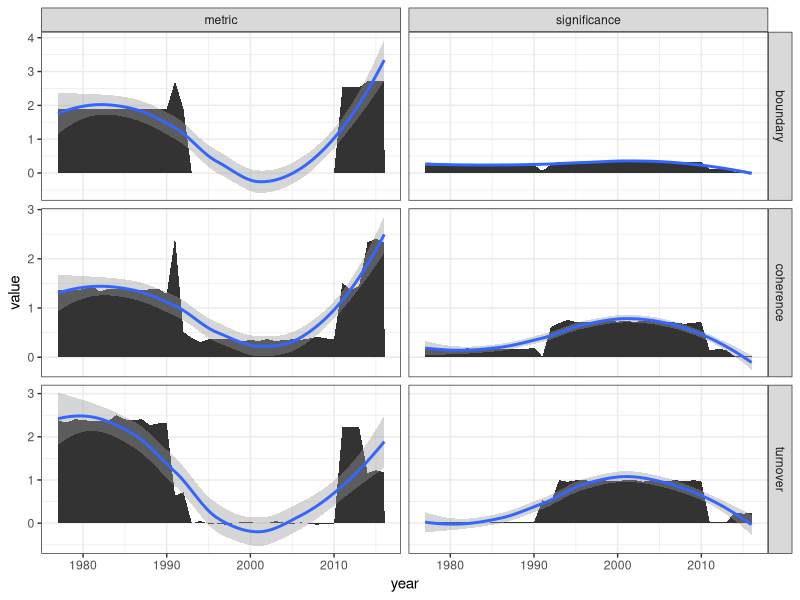
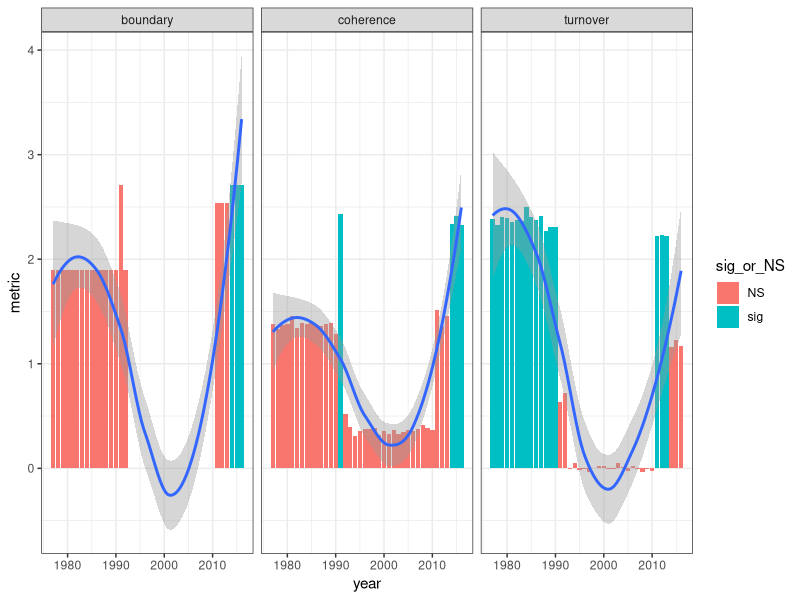
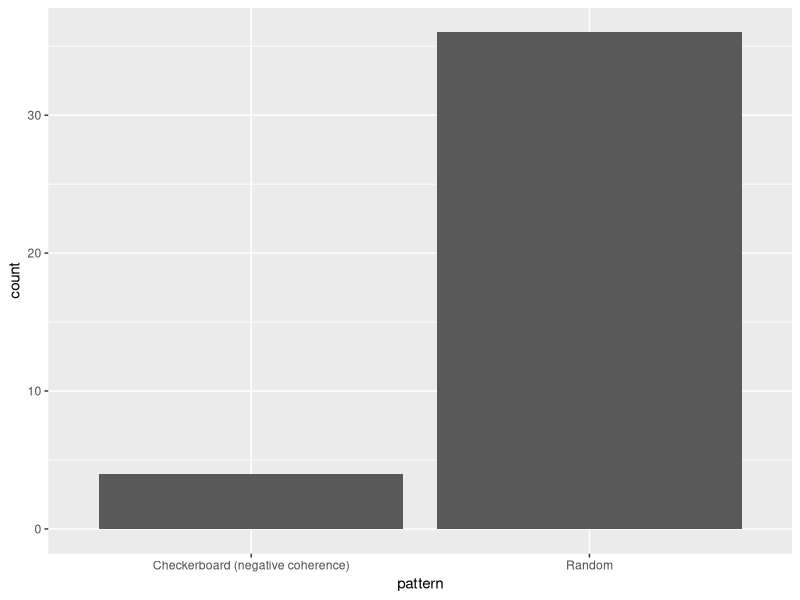

Recreate these plots in R, in order.
# generating graphs
# 2/14/2017

# LIBRARIES

library(tidyr)
library(ggplot2)

# DATA

meta <- read.csv("data/metacom_full.csv", header = TRUE)
meta1 <- read.csv("data/metacom_year_full_function.csv", header = TRUE)
meta2 <- read.csv("data/metacom_year_long_function.csv", header = TRUE)

# PLOTS

# plot of metrics and significance

meta_df <- meta2[,-c(1,9)]
meta_df <- gather(meta_df, 2:7, key = metric, value = value)

meta_df$metric_type <- meta_df$metric
for (i in 1:length(meta_df$metric)) {
  # add column designating value as coherence, tolerance, or boundary
  if (meta_df$metric[i] %in% c('coherence_z', 'coherence_pvalue')) {
    meta_df$metric_type[i] = 'coherence'
  } else if (meta_df$metric[i] %in% c('turnover_z', 'turnover_pvalue')) {
    meta_df$metric_type[i] = 'turnover'
  } else {
    meta_df$metric_type[i] = 'boundary'
  }
}

meta_df$significance <- meta_df$metric
for (i in 1:length(meta_df$metric)) {
  # add column desginating whether value in metric or significance value
  if (meta_df$metric[i] %in% c('coherence_z', 'turnover_z', 'boundary_index')) {
    meta_df$significance[i] = 'metric'
  } else {
    meta_df$significance[i] = 'significance'
  }
}

ggplot(meta_df, aes(x = year, y = value)) +
  geom_area() +
  geom_smooth(method = "loess") +
  facet_grid(metric_type ~ significance, scales = "free") +
  theme_bw()

# plot metrics, including significance as color

meta_df2 <- spread(meta_df[,-2], key = significance, value = value)

meta_df2$sig_or_NS <- NA
for (i in 1:length(meta_df2$metric_type)){
  if (meta_df2$significance[i] > 0.055 | is.na(meta_df2$significance[i])){
    meta_df2$sig_or_NS[i] = 'NS'
  } else {
    meta_df2$sig_or_NS[i] = 'sig'
  }
}

ggplot(meta_df2, aes(x = year, y = metric)) +
  geom_col(aes(fill = sig_or_NS)) +
  geom_smooth(method = "loess") +
  facet_grid(. ~ metric_type, scales = "free") +
  theme_bw()

# show numbers of metacom categories

ggplot(meta2, aes(x = pattern)) +
  geom_bar()
